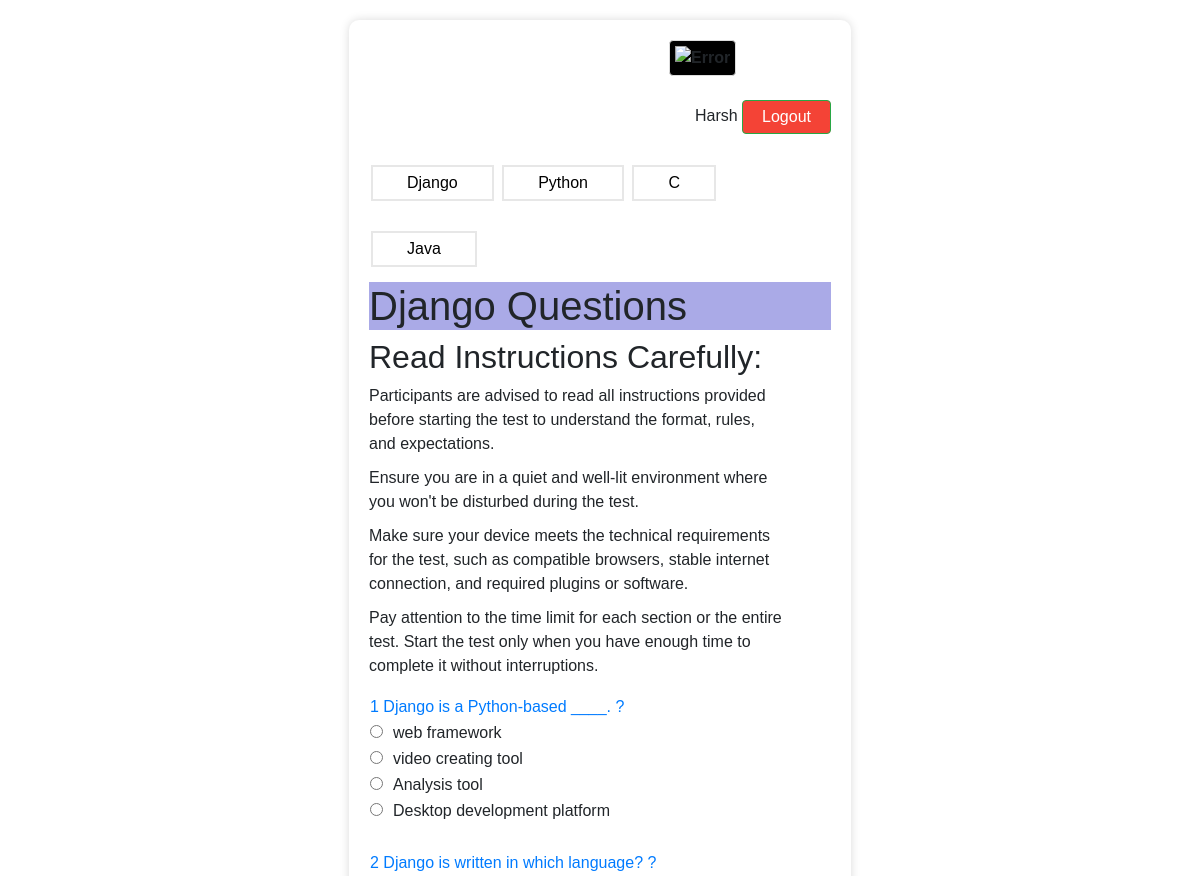
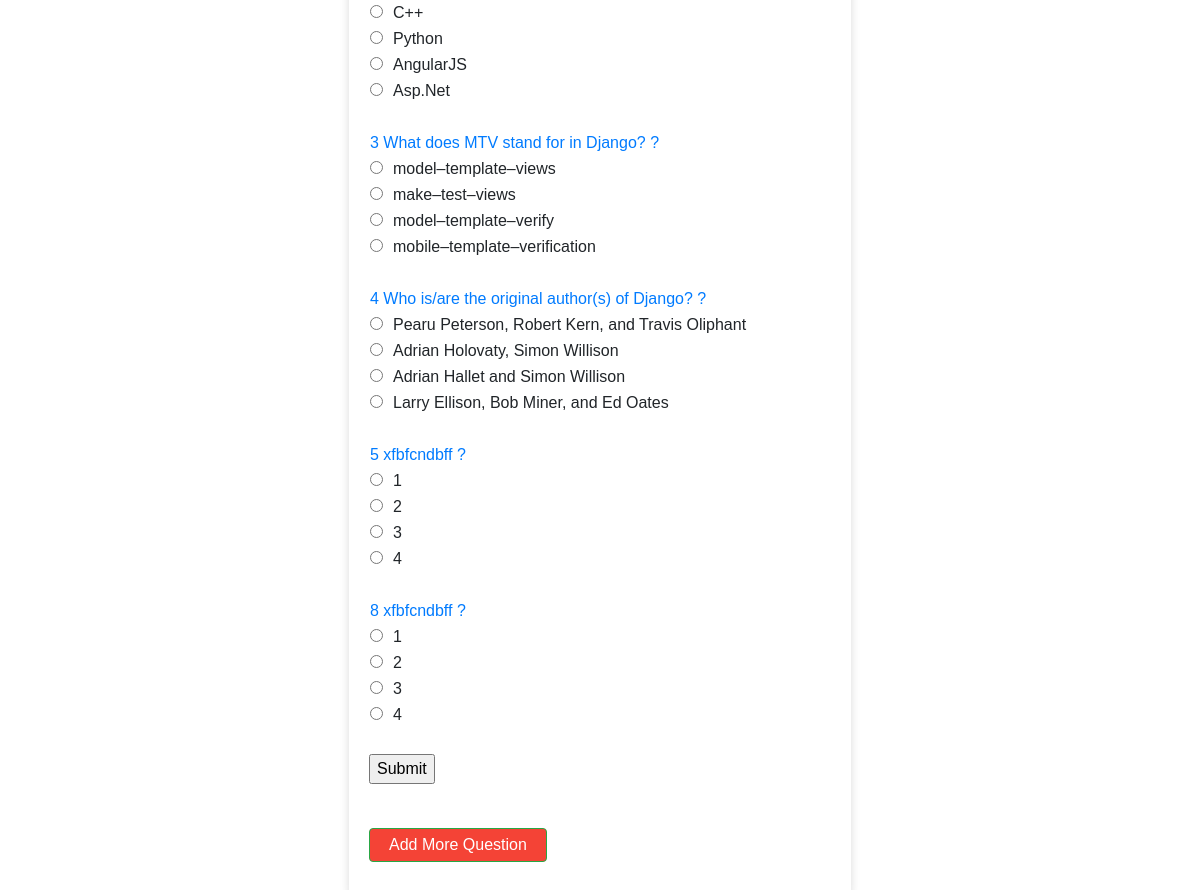
The app's page / (signed in) with its own data (2 pictures, top to bottom).
### app/models.py (models this page shows)
class Exam(models.Model):
    Question = models .CharField(max_length=70)
    Option1 = models .CharField(max_length=70)
    Option2 = models .CharField(max_length=70)
    Option3 = models .CharField(max_length=70)
    Option4 = models .CharField(max_length=70)
    Corrans = models .CharField(max_length=70)

### app/views.py (the view)
# urls.py: 2. Add a URL to urlpatterns:  path('', views.home, name='home')
@login_required(login_url='/log')
def home(request):
    if request.method == 'GET':
        print("Called.....")
        exam = Exam.objects.all()
        return render(request, 'app/home.html', {'exam':exam})

### app/templates/app/home.html (shortened to what this page needs)
<!DOCTYPE html>
<html lang="en">
<head>
    <link href="https://stackpath.bootstrapcdn.com/bootstrap/4.5.2/css/bootstrap.min.css" rel="stylesheet">
</head>
<body>
    <div class="container">
        <div>
        <img src="https://www.cinntra.com/assets/image/footer-img/footer-logo.webp" alt="Error" class="right" id="div1">
    </div>
    <br>
        <div>
            <p>Harsh  <a href="/logout" class="btn btn-success" type="submit" >Logout</a></p>
        </div>
        <div>
            <button id="DjangoPageBtn" class="button button1">Django</button>
            <button id="PythonPageBtn" class="button button2">Python</button>
            <button id="CPageBtn" class="button button3">C</button>
            <button id="JavaPageBtn" class="button button4">Java</button>
    </div>
        <h1>Django Questions</h1>
        <div class="rule">
            <h2>Read Instructions Carefully:</h2>
            <ul>
                <li>Participants are advised to read all instructions provided <br>before starting the test to understand the format, rules,<br> and expectations.</li>
                <li>Ensure you are in a quiet and well-lit environment where <br> you won't be disturbed during the test.</li>
                <li> Make sure your device meets the technical requirements <br> for the test, such as compatible browsers, stable internet <br> connection, and required plugins or software.</li>
                <li> Pay attention to the time limit for each section or the entire  <br>test. Start the test only when you have enough time to <br>complete it without interruptions.</li>
            </ul>
         </div>
        <from action="{% url 'home' %}" method="GET">
            {% for i in exam %}
        <div class="question" >
            <table>
                <tr>
                    <td class="text-primary">{{i.id}} {{i.Question}} ?</td>
                </tr>
                <tr>
                    <td><input type="radio" class="rb" name= "Ans1" id="Option{{i.id}}" value="{{i.Option1}}">{{i.Option1}}</td>
                    <td><input type="radio" class="rb" name= "Ans2" id="Option{{i.id}}" value="{{i.Option2}}">{{i.Option2}}</td>
                    <td><input type="radio" class="rb" name= "Ans3" id="Option{{i.id}}" value="{{i.Option3}}">{{i.Option3}}</td>
                    <td><input type="radio" class="rb" name= "Ans4" id="Option{{i.id}}" value="{{i.Option4}}">{{i.Option4}}</td>
                </tr>
                <tr>
                    <td><label id="corans" class="rb"  style="display: none; color: green;"><b>{{i.Corrans}}</b></label></td>
                </tr>
            </table>
            <br>
            {% endfor %}
            <input type="submit" class="btn-btn-success" value="Submit" id="b1" onclick="getanswers()">
            <br>
            <br>
        </div>
        <div>
            <a href="/addque" class="btn btn-success" type="submit" >Add More Question</a>
        </div>
    </div>
</body>
</html>

### app/templates/app/home.html (style rules this page uses)
body { font-family: Arial, sans-serif; background-image: url("https://img.freepik.com/free-vector/elegant-white-background-with-shiny-lines_1017-17580.jpg"); margin: 0; padding: 0; display: flex; justify-content: center; align-items: center; min-height: 100vh; }
.container { max-width: 502px; background-color: #fff; padding: 20px; border-radius: 10px; box-shadow: 0 0 10px rgba(0, 0, 0, 0.147); margin-top: 20px; }
h1 { background-color: rgba(87, 87, 208, 0.501); }
.question { margin-bottom: 20px; }
ul { list-style-type: none; padding: 0; }
li { margin-bottom: 10px; }
input[type="radio"] { margin-right: 10px; }
tr { display: flex; flex-direction: column; }
img { border: 1px solid #ddd; border-radius: 4px; padding: 5px; width: 100px; background-color: black; margin-right: 150px; height: 50px; font-weight: bold; position: relative; animation: mymove 5s; animation-fill-mode: forwards; }
#div1 { animation-timing-function: linear; }
a:link, a:visited { background-color: #f44336; color: white; padding: 14px 25px; text-align: center; text-decoration: none; display: inline-block; }
a:link, a:visited { background-color: #f44336; color: white; padding: 4px 19px; text-align: center; text-decoration: none; display: inline-block; }
.button { background-color: #04AA6D; border: none; color: white; padding: 4px 34px; text-align: center; text-decoration: none; display: inline-block; font-size: 16px; margin: 15px 2px; transition-duration: 0.4s; cursor: pointer; }
.button1 { background-color: white; color: black; border: 2px solid #e7e7e7; }
.button2 { background-color: white; color: black; border: 2px solid #e7e7e7; }
.button3 { background-color: white; color: black; border: 2px solid #e7e7e7; }
.button4 { background-color: white; color: black; border: 2px solid #e7e7e7; }
p { text-align: right; }

### records on screen
Exam: id "1", Question "Django is a Python-based ____.", Option1 "web framework", Option2 "video creating tool", Option3 "Analysis tool", Option4 "Desktop development platform"
Exam: id "2", Question "Django is written in which language?", Option1 "C++", Option2 "Python", Option3 "AngularJS", Option4 "Asp.Net"
Exam: id "3", Question "What does MTV stand for in Django?", Option1 "model–template–views", Option2 "make–test–views", Option3 "model–template–verify", Option4 "mobile–template–verification"
Exam: id "4", Question "Who is/are the original author(s) of Django?", Option1 "Pearu Peterson, Robert Kern, and Travis Oliphant", Option2 "Adrian Holovaty, Simon Willison", Option3 "Adrian Hallet and Simon Willison", Option4 "Larry Ellison, Bob Miner, and Ed Oates"
Exam: id "5", Question "xfbfcndbff", Option1 "1", Option2 "2", Option3 "3", Option4 "4"
Exam: id "8", Question "xfbfcndbff", Option1 "1", Option2 "2", Option3 "3", Option4 "4"
